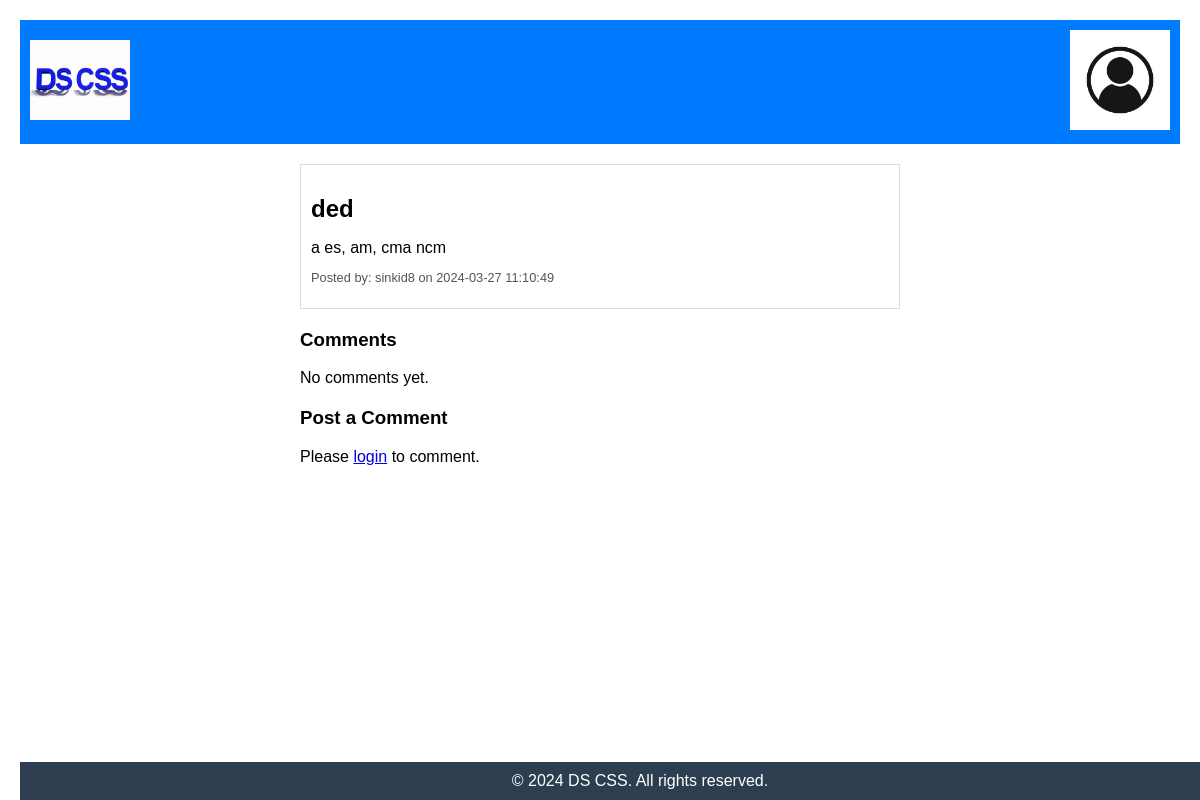
/PostFurtherDetail.php?threadId=4, run on the app's committed database.
### tables this page shows
CREATE TABLE IF NOT EXISTS `Threads` (
  `ThreadId` int(11) NOT NULL,
  `Title` varchar(255) NOT NULL,
  `Content` text NOT NULL,
  `UserId` int(11) NOT NULL,
  `Time` timestamp NOT NULL DEFAULT CURRENT_TIMESTAMP,
  `ImageId` int(11) DEFAULT NULL
);

CREATE TABLE IF NOT EXISTS `User` (
  `UserId` int(11) NOT NULL,
  `Name` varchar(255) NOT NULL,
  `Email` varchar(255) NOT NULL,
  `Username` varchar(50) NOT NULL,
  `Password` varchar(255) NOT NULL,
  `DOB` date NOT NULL,
  `ImageId` int(11) DEFAULT NULL,
  `Bio` text
);

### PostFurtherDetail.php (the view, shortened to what this page needs)
<?php
include 'config.php';
if (isset($_GET['threadId'])) {
    $threadId = $_GET['threadId'];
    try {
        $sql = "SELECT Threads.*, User.Username, Images.ImgFile FROM Threads
                INNER JOIN User ON Threads.UserId = User.UserId
                LEFT JOIN Images ON Threads.ImageId = Images.ImageId
                WHERE ThreadId = ?";
        $stmt = $pdo->prepare($sql);
        $stmt->execute([$threadId]);
        if ($stmt->rowCount() > 0) {
            $row = $stmt->fetch(PDO::FETCH_ASSOC);
            $title = $row['Title'];
            $content = $row['Content'];
            $postDate = $row['Time'];
            $username = $row['Username'];
            ?>
            <!DOCTYPE html>
            <html lang="en">
            <head>
                <link rel="stylesheet" href="PostFurtherDetail.css">
            </head>
            <body>
                <header>
                    <a href="home_Page.php">
                        <img src="Logo.png" alt="Logo">
                    </a>
                    <a href="AccountOverview.php">
                        <img src="<?php echo $user['ImageId'] ? 'getImage.php?id='.$user['ImageId'] : 'UserImage.jpeg'; ?>" alt="User Image" class="user-image-button">
                     </a>
                </header>
                <main>
                    <div class="post-container">
                        <div class="post">
                            <h2 class="post-title"><?php echo $title; ?></h2>
                            <p class="post-content"><?php echo $content; ?></p>
                            <p class="post-info">Posted by: <span id="postUsername"><?php echo $username; ?></span> on <span id="postDate"><?php echo $postDate; ?></span></p>
                        </div>
                        <div class="comments-section">
                            <h3>Comments</h3>
                            <?php
                            $sql = "SELECT * FROM Comments WHERE ThreadId = ?";
                            $stmt = $pdo->prepare($sql);
                            $stmt->execute([$threadId]);
                            $comments = $stmt->fetchAll(PDO::FETCH_ASSOC);
                            if ($comments) {
                                foreach ($comments as $comment) {
                                    echo '<div class="comment">';
                                    echo '<p class="comment-info">Commented by: ' . $comment['Username'] . ' on ' . $comment['Time'] . '</p>';
                                    echo '<p class="comment-text">' . $comment['Content'] . '</p>';
                                    echo '</div>';
                                }
                            } else {
                                echo '<p>No comments yet.</p>';
                            }
                            ?>
                        </div>
                        <div class="comment-form">
                            <h3>Post a Comment</h3>
                            <?php if (isset($_SESSION['username'])) : ?>
                                <form id="commentForm" method="POST">
                                    <textarea name="comment" rows="4" required></textarea>
                                    <button type="submit">Post Comment</button>
                                </form>
                            <?php else : ?>
                                <p>Please <a href="login.php">login</a> to comment.</p>
                            <?php endif; ?>
                        </div>
                    </div>
                    <footer>
                        &copy; 2024 DS CSS. All rights reserved.
                    </footer>
                </main>
                </body>
            </html>
            <?php
        } else {
            echo "Post not found.";
        }
    } catch (PDOException $e) {
        echo "Error: " . $e->getMessage();
    }
} else {
    echo "Invalid request.";
}
?>

### PostFurtherDetail.css (style rules this page uses)
body { font-family: Arial, sans-serif; margin: 20px; }
header { display: flex; justify-content: space-between; align-items: center; background-color: #007bff; color: #fff; padding: 10px; }
header img { max-width: 100px; cursor: pointer; }
main { margin: 20px 0; }
.post-container { max-width: 600px; margin: 0 auto; }
.post { border: 1px solid #ddd; padding: 10px; margin-bottom: 20px; }
.post-title { font-size: 1.5em; margin-bottom: 10px; }
.post-content { margin-bottom: 10px; }
.post-info { color: #555; font-size: 0.8em; }
.comment-form { margin-top: 20px; }
footer { background-color: #2c3e50; color: white; padding: 10px 20px; text-align: center; position: fixed; bottom: 0%; width: 100%; }

### data on the page
threads: Title "ded", Content "a es, am, cma ncm", UserId.Username "sinkid8", Time "2024-03-27 11:10:49"
